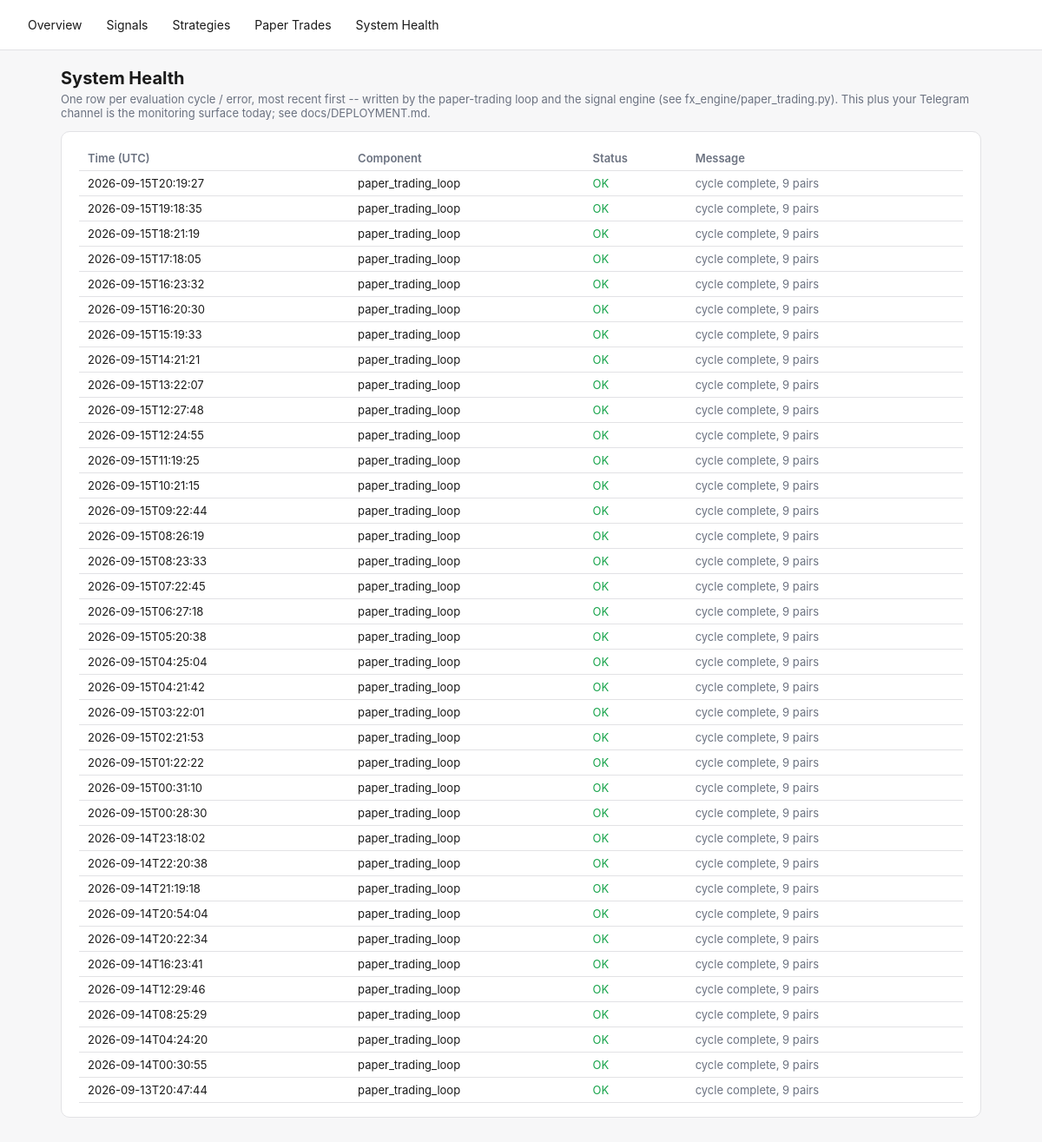
/health, run on an earlier commit of the app's database.
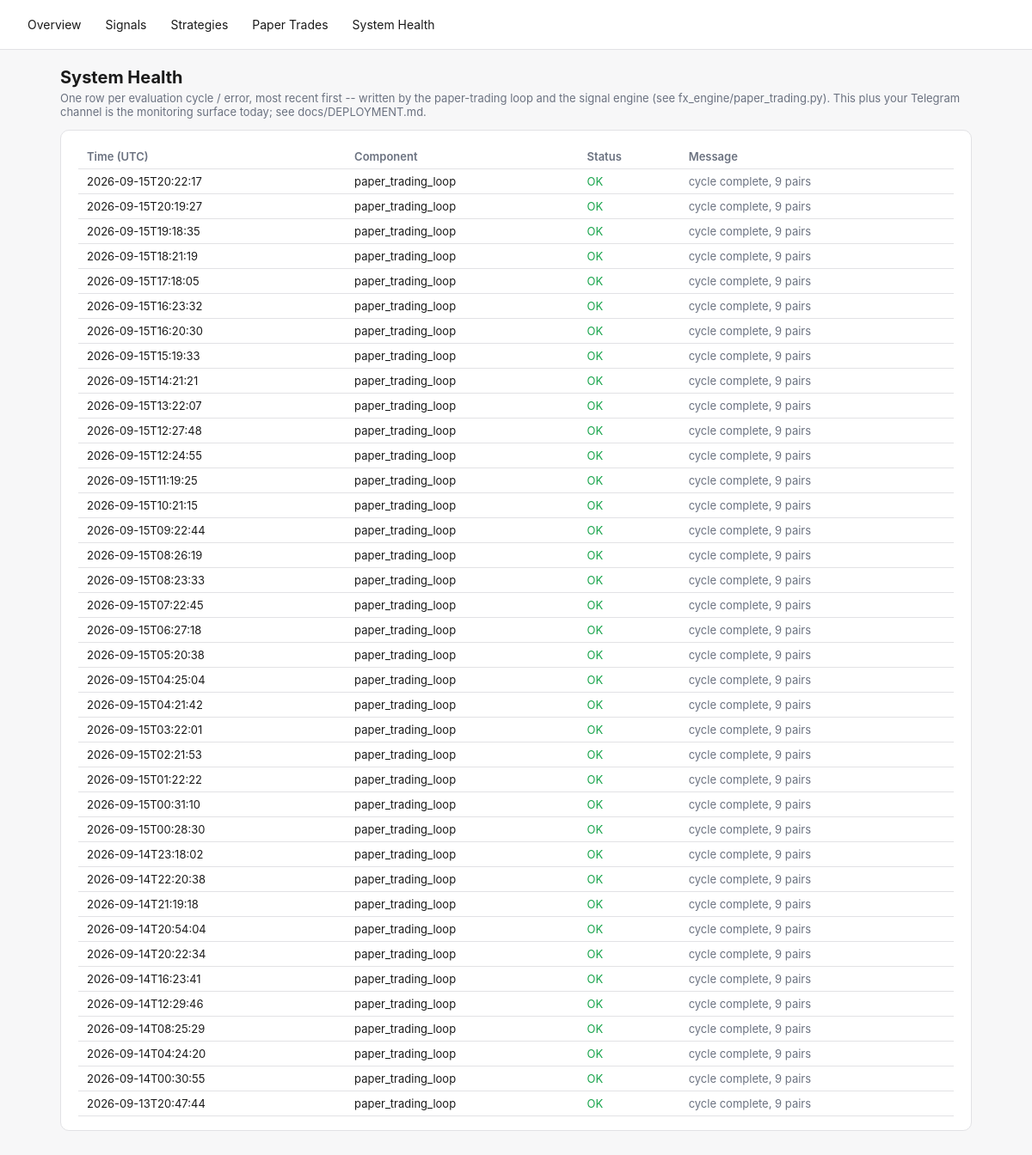
And on a later commit of the database.
### tables this page shows
CREATE TABLE system_health (
    id INTEGER PRIMARY KEY AUTOINCREMENT,
    component TEXT NOT NULL,
    status TEXT NOT NULL,       -- OK | WARN | ERROR
    message TEXT,
    checked_at TEXT NOT NULL
);

### fx_engine/dashboard.py (the view)
    @app.route("/health")
    def health_page():
        return render_template("health.html", health=get_db().recent_health(limit=100))

### fx_engine/db.py (called while the page is built)
    @contextmanager
    def _conn(self):
        conn = sqlite3.connect(self.path)
        conn.row_factory = sqlite3.Row
        try:
            yield conn
            conn.commit()
        finally:
            conn.close()

    def recent_health(self, limit: int = 50) -> list[dict]:
        with self._conn() as conn:
            rows = conn.execute(
                "SELECT * FROM system_health ORDER BY id DESC LIMIT ?", (limit,),
            ).fetchall()
        return [dict(r) for r in rows]

### fx_engine/templates/health.html (shortened to what this page needs)
{% extends "base.html" %}
{% block content %}
<h1>System Health</h1>
<p class="lede">One row per evaluation cycle / error, most recent first -- written by the paper-trading loop
and the signal engine (see fx_engine/paper_trading.py). This plus your Telegram channel is the monitoring
surface today; see docs/DEPLOYMENT.md.</p>
<div class="card">
  <div class="overflow">
  <table>
    <tr><th>Time (UTC)</th><th>Component</th><th>Status</th><th>Message</th></tr>
    {% for h in health %}
    <tr>
      <td>{{ h.checked_at[:19] }}</td>
      <td>{{ h.component }}</td>
      <td class="{{ 'ok' if h.status=='OK' else ('warn' if h.status=='WARN' else 'error') }}">{{ h.status }}</td>
      <td class="muted">{{ h.message }}</td>
    </tr>
    {% else %}
    <tr><td colspan="4" class="muted">No health checks logged yet.</td></tr>
    {% endfor %}
  </table>
  </div>
</div>
{% endblock %}

What changed in the data, as far as the page shows it:
added system_health: checked_at "2026-09-15T20:22:17", component "paper_trading_loop", status "OK", message "cycle complete, 9 pairs"
